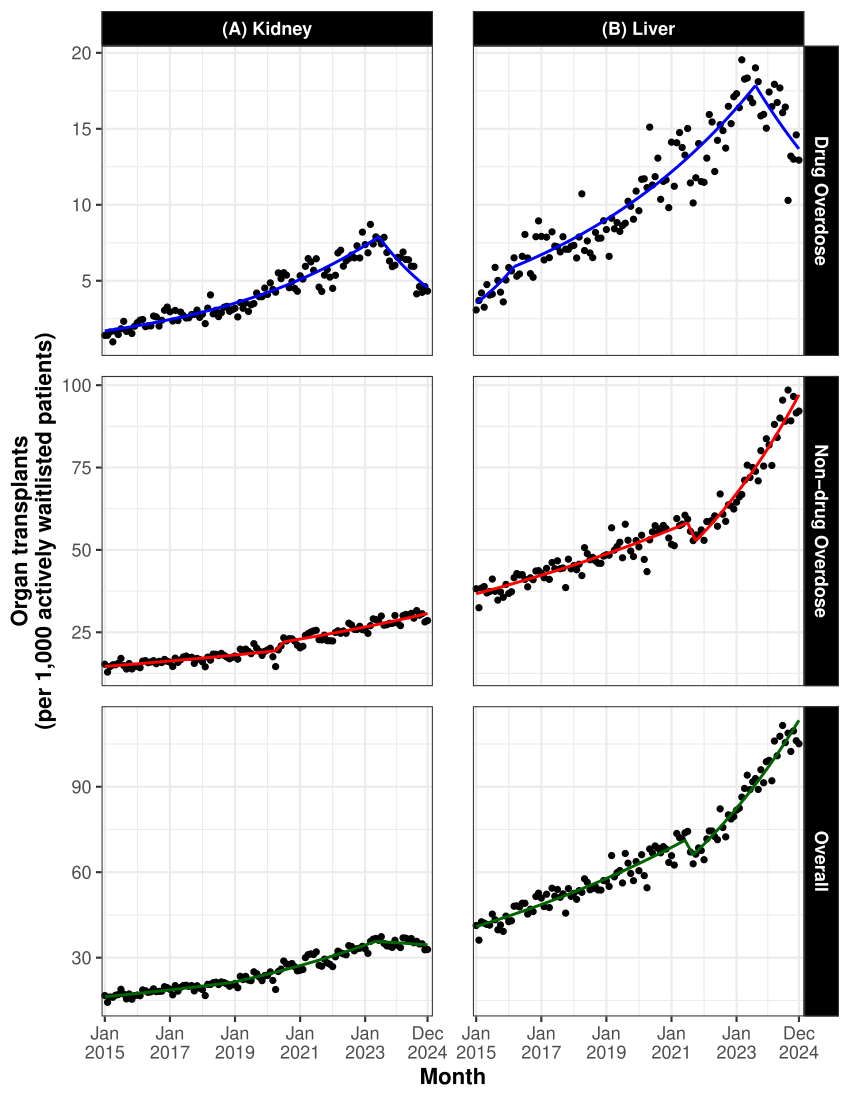

This chart was generated by the following R code:
source(file.path(here(), "code", "submission 2", "SupplementaryFigure 4", "batchA.R"))
source(file.path(here(), "code", "submission 2", "SupplementaryFigure 4", "batchB.R"))

df_plot <- rbind(df_plotA |> add_column(case = "(A) Kidney"), 
                 df_plotB |> add_column(case = "(B) Liver"))

smooth_lines_df <- rbind(smooth_lines_dfA |> add_column(case = "(A) Kidney"), 
      smooth_lines_dfB |> add_column(case = "(B) Liver"))


p <- ggplot(df_plot, aes(x = Date)) +
  geom_point(aes(y = Observed), color = "black", size = 1.5) +
  geom_line(
    data = smooth_lines_df,
    aes(x = Date, y = Fitted_smooth, group = segment_id, color = Panel),
    linewidth = 1
  ) +
  scale_color_manual(
    values = c(
      "Drug Overdose" = "blue",
      "Non-drug Overdose" = "red",
      "Overall" = "darkgreen"
    )
  ) +
  scale_x_date(
    breaks = breaks,
    labels = labels,
    limits = c(start_date, as.Date("2024-12-31") + 30),
    expand = expansion(mult = c(0.01, 0.0))
  ) +
  labs(
    x = "Month",
    y = "Organ transplants\n(per 1,000 actively waitlisted patients)"
  ) +
  facet_grid(Panel ~ case, scales = "free_y") +
  theme_bw(base_size = 16) +
  theme(
    legend.position = "none",
    #strip.text = element_text(face = "bold", size = 14),
    axis.title.x = element_text(face = "bold"),
    axis.title.y = element_text(face = "bold"),
    axis.text = element_text(angle = 0),
    panel.spacing = unit(1, "lines"), 
    strip.background = element_rect(fill = "black"), 
    strip.text = element_text(face = "bold", color = "white"),
    panel.spacing.x = unit(2, "lines")
  ) 


print(p)
if(FALSE){
  ggsave(file.path(here(), "code", "submission 2", "SupplementaryFigure 4", "SupplementaryFigure 4.pdf"), 
         p, 
         device = "pdf", 
         height = 11, 
         width = 8.5, 
         units = "in")
}
